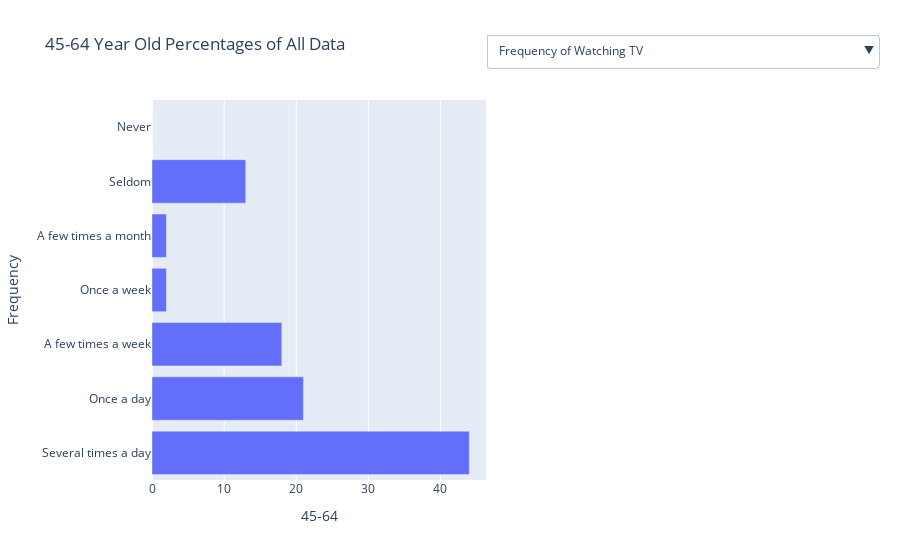

Notebook code cell kept with this figure:
### Code cell
fig6 = px.bar(ygfreqtv_df, x = '45-64', y = 'Frequency', title = "45-64 Year Old Percentages of All Data")
button1 = {'method': 'update',
          'label': 'Frequency of Watching TV'    ,
          'args': [
              {'y': [ygfreqtv_df['Frequency']]   },
              { 'yaxis.title': 'Frequency'  },
              ]
          } 
button2 = {'method': 'update',
          'label': 'Cable Subscription'    ,
          'args': [
              {'y': [ygcabsub_df['Responses']]   },
              { 'yaxis.title': 'Responses'  },
              ]
          } 
button3 = {'method': 'update',
          'label': 'Uses Streaming'    ,
          'args': [
              {'y': [ygstreamuse_df['Responses']]   },
              { 'yaxis.title': 'Responses'  },
              ]
          } 
button4 = {'method': 'update',
          'label': 'TV Genres Enjoyed'    ,
          'args': [
              {'y': [ygtvgen_df['Preference']]   },
              { 'yaxis.title': 'Preference'  },
              ]
          } 
button5 = {'method': 'update',
          'label': 'Frequency of Watching TV with No Sound'    ,
          'args': [
              {'y': [ygtvnosound_df['Frequency']]   },
              { 'yaxis.title': 'Frequency'  },
              ]
          } 
button6 = {'method': 'update',
          'label': 'Watching TV with Subtitles in Native Language'    ,
          'args': [
              {'y': [ygtvsubnat_df['Preference']]   },
              { 'yaxis.title': 'Preference'  },
              ]
          }
button7 = {'method': 'update',
          'label': 'Reasons for Using Subtitles'    ,
          'args': [
              {'y': [ygsubreason_df['Responses']]   },
              { 'yaxis.title': 'Responses'  },
              ]
          }
button8 = {'method': 'update',
          'label': 'Frequency of Watching TV with Subtitles'    ,
          'args': [
              {'y': [ygtvfrqsub_df['Frequency']]   },
              { 'yaxis.title': 'Frequency'  },
              ]
          }
button9 = {'method': 'update',
          'label': 'Reasons for Not Using Subtitles'    ,
          'args': [
              {'y': [ygnosubreason_df['Responses']]   },
              { 'yaxis.title': 'Responses'  },
              ]
          }
button10 = {'method': 'update',
          'label': 'Frequency of Watching TV with Subtitles'    ,
          'args': [
              {'y': [ygsubdub_df['Preference']]   },
              { 'yaxis.title': 'Preference for Dub or Sub for Watching TV in a Foreign Language'  },
              ]
          }
button11 = {'method': 'update',
          'label': 'Like TV or Movies More'    ,
          'args': [
              {'y': [ygliketvmov_df['Preference']]   },
              { 'yaxis.title': 'Like TV or Movies More'  },
              ]
          }
button12 = {'method': 'update',
          'label': 'Satisfaction with Streaming Interface'    ,
          'args': [
              {'y': [ygstreamface_df['Satisfaction']]   },
              { 'yaxis.title': 'Satisfaction'  },
              ]
          }
button13 = {'method': 'update',
          'label': 'Speed Watching Option'    ,
          'args': [
              {'y': [ygoptspeed_df['Responses']]   },
              { 'yaxis.title': 'Speed Watching Option'  },
              ]
          }
button14 = {'method': 'update',
          'label': 'Would you try Speed Watching?'    ,
          'args': [
              {'y': [ygspeedwatch_df['Experiences']]   },
              { 'yaxis.title': 'Would you try Speed Watching?'  },
              ]
          }
button15 = {'method': 'update',
          'label': 'Likelihood of New Content Being Produced in Foreign Country'    ,
          'args': [
              {'y': [ygchangescountry_df['Likelihood']]   },
              { 'yaxis.title': 'Likelihood of New Content Being Produced in Foreign Country'  },
              ]
          }
button16 = {'method': 'update',
          'label': 'Likelihood of New Content Being Produced in Foreign Language'    ,
          'args': [
              {'y': [ygchangeslang_df['Likelihood']]   },
              { 'yaxis.title': 'Likelihood of New Content Being Produced in Foreign Language'  },
              ]
          }
button17 = {'method': 'update',
          'label': 'Preferences of TV Attributes'    ,
          'args': [
              {'y': [ygtvprefs_df['Preference']]   },
              { 'yaxis.title': 'Preferences of TV Attributes'  },
              ]
          }
button18 = {'method': 'update',
          'label': 'Number of Languages Spoken Fluently'    ,
          'args': [
              {'y': [ygfluent_df['Number of Languages']]   },
              { 'yaxis.title': 'Number of Languages Sppoken Fluently'  },
              ]
          }

fig6.update_layout(
    updatemenus=[{
        'type': 'dropdown',
        'direction': "down",
        'pad': {"r": 10, "t": 10},
        'showactive': True,
        'x': 1,
        'xanchor': "left",
        'y': 1.2,
        'yanchor': "top",
        'buttons': [button1, button2, button3, button4, button5, button6, button7, button8, button9, button10, button11, button12, button13, button14, button15, button16, button17, button18],
    }]
)
fig6.show()

### Figure 1 — Plotly figure (JSON) as saved in the notebook; plotly's stock layout.template omitted (floating-point values rounded to 4 significant figures)
{"data": [{"alignmentgroup": "True", "hovertemplate": "45-64=%{x}<br>Frequency=%{y}<extra></extra>", "legendgroup": "", "marker": {"color": "#636efa", "pattern": {"shape": ""}}, "name": "", "offsetgroup": "", "orientation": "h", "showlegend": false, "textposition": "auto", "type": "bar", "x": [44, 21, 18, 2, 2, 13, 0], "xaxis": "x", "y": ["Several times a day", "Once a day", "A few times a week", "Once a week", "A few times a month", "Seldom", "Never"], "yaxis": "y"}], "layout": {"autosize": true, "barmode": "relative", "legend": {"tracegroupgap": 0}, "title": {"text": "45-64 Year Old Percentages of All Data"}, "updatemenus": [{"buttons": [{"args": [{"y": [["Several times a day", "Once a day", "A few times a week", "Once a week", "A few times a month", "Seldom", "Never"]]}, {"yaxis.title": "Frequency"}], "label": "Frequency of Watching TV", "method": "update"}, {"args": [{"y": [["Yes", "No"]]}, {"yaxis.title": "Responses"}], "label": "Cable Subscription", "method": "update"}, {"args": [{"y": [["Yes", "No"]]}, {"yaxis.title": "Responses"}], "label": "Uses Streaming", "method": "update"}, {"args": [{"y": [["Comedy", "Drama", "Action", "Science fiction", "Fantasy", "Crime", "Documentary", "Reality", "Foreign", "None of the above"]]}, {"yaxis.title": "Preference"}], "label": "TV Genres Enjoyed", "method": "update"}, {"args": [{"y": [["Always", "Most of the time", "Sometimes", "Rarely", "Never", "Not asked - Doesn't watch TV"]]}, {"yaxis.title": "Frequency"}], "label": "Frequency of Watching TV with No Sound", "method": "update"}, {"args": [{"y": [["Subtitles on", "Subtitles off", "Not sure", "Not asked - Doesn't watch TV"]]}, {"yaxis.title": "Preference"}], "label": "Watching TV with Subtitles in Native Language", "method": "update"}, {"args": [{"y": [["Hearing difficulties", "Learning a new language", "Enhanced comprehension", "Sound sensitivity", "Helps to understand accents", "In a noisy environment", "To avoid disturbing others", "Appreciation of dialogue", "Preference of fellow viewers", "To enable multitasking", "Other reason", "Not asked - never uses subtitles", "Not asked - doesn't watch TV"]]}, {"yaxis.title": "Responses"}], "label": "Reasons for Using Subtitles", "method": "update"}, {"args": [{"y": [["Always", "Most of the time", "Sometimes", "Rarely", "Never", "Not asked - Doesn't watch TV"]]}, {"yaxis.title": "Frequency"}], "label": "Frequency of Watching TV with Subtitles", "method": "update"}, {"args": [{"y": [["They are distracting", "They are unnecessary", "Preference for listening", "They move too fast or too slow", "They are inconvenient to turn on", "They don't match the words spoken", "They don't match the pace of the dialogue", "They clutter the screen", "Preferences of fellow viewers", "Other Reason", "Not asked - Always uses subtitles", "Not asked - Doesn't watch TV"]]}, {"yaxis.title": "Responses"}], "label": "Reasons for Not Using Subtitles", "method": "update"}, {"args": [{"y": [["Reading subtitles", "Listening to dubbed audio", "I only watch TV in languages I know", "Not asked - Doesn't watch TV", "Don't know"]]}, {"yaxis.title": "Preference for Dub or Sub for Watching TV in a Foreign Language"}], "label": "Frequency of Watching TV with Subtitles", "method": "update"}, {"args": [{"y": [["TV Shows", "Movies", "Neither", "Not Sure"]]}, {"yaxis.title": "Like TV or Movies More"}], "label": "Like TV or Movies More", "method": "update"}, {"args": [{"y": [["Very satisfied", "Somewhat satisfied", "Somewhat dissatisfied", "Very dissatisfied", "Not sure"]]}, {"yaxis.title": "Satisfaction"}], "label": "Satisfaction with Streaming Interface", "method": "update"}, {"args": [{"y": [["Yes", "No", "Not asked - Doesn't watch TV"]]}, {"yaxis.title": "Speed Watching Option"}], "label": "Speed Watching Option", "method": "update"}, {"args": [{"y": [["Yes", "No but I might be interested in trying", "No, and I would not be interested in trying", "Not sure", "Not asked - Doesn't watch TV"]]}, {"yaxis.title": "Would you try Speed Watching?"}], "label": "Would you try Speed Watching?", "method": "update"}, {"args": [{"y": [["More likely", "Less likely", "No difference", "Not sure", "Not asked - Doesn't watch TV"]]}, {"yaxis.title": "Likelihood of New Content Being Produced in Foreign Country"}], "label": "Likelihood of New Content Being Produced in Foreign Country", "method": "update"}, {"args": [{"y": [["More likely", "Less likely", "No difference", "Not sure", "Not asked - Doesn't watch TV"]]}, {"yaxis.title": "Likelihood of New Content Being Produced in Foreign Language"}], "label": "Likelihood of New Content Being Produced in Foreign Language", "method": "update"}, {"args": [{"y": [["Created for niche audiences", "Contains original ideas", "Features diverse stories and casts", "Contains offensive content", "Contains nudity or violence", "Is produced in foreign countries", "Contains foreign languages", "Contains morally complex characters", "None of the above", "Not asked - Doesn't watch TV"]]}, {"yaxis.title": "Preferences of TV Attributes"}], "label": "Preferences of TV Attributes", "method": "update"}, {"args": [{"y": [["One", "Two", "Three", "Four or more"]]}, {"yaxis.title": "Number of Languages Sppoken Fluently"}], "label": "Number of Languages Spoken Fluently", "method": "update"}], "direction": "down", "pad": {"r": 10, "t": 10}, "showactive": true, "type": "dropdown", "x": 1, "xanchor": "left", "y": 1.2, "yanchor": "top"}], "xaxis": {"anchor": "y", "autorange": true, "domain": [0, 1], "range": [0, 46.32], "title": {"text": "45-64"}, "type": "linear"}, "yaxis": {"anchor": "x", "autorange": true, "domain": [0, 1], "range": [-0.5, 6.5], "title": {"text": "Frequency"}, "type": "category"}}}
